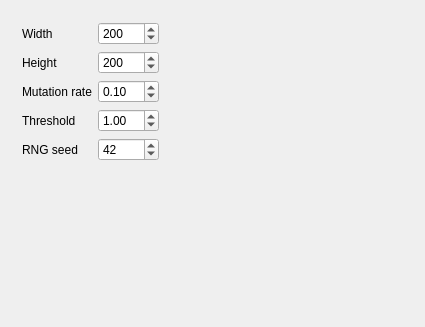
<?xml version="1.0" encoding="UTF-8"?>
<ui version="4.0">
 <class>QtSpeciesOfTheRingsMainDialog</class>
 <widget class="QDialog" name="QtSpeciesOfTheRingsMainDialog">
  <property name="geometry">
   <rect>
    <x>0</x>
    <y>0</y>
    <width>425</width>
    <height>327</height>
   </rect>
  </property>
  <property name="windowTitle">
   <string>Species Of The Rings</string>
  </property>
  <layout class="QHBoxLayout" name="horizontalLayout">
   <item>
    <widget class="QWidget" name="widget" native="true">
     <property name="sizePolicy">
      <sizepolicy hsizetype="Preferred" vsizetype="Preferred">
       <horstretch>1</horstretch>
       <verstretch>0</verstretch>
      </sizepolicy>
     </property>
     <layout class="QGridLayout" name="gridLayout">
      <item row="2" column="1">
       <widget class="QDoubleSpinBox" name="box_mutation_rate">
        <property name="singleStep">
         <double>0.100000000000000</double>
        </property>
        <property name="value">
         <double>0.100000000000000</double>
        </property>
       </widget>
      </item>
      <item row="2" column="0">
       <widget class="QLabel" name="label_mutation_rate">
        <property name="text">
         <string>Mutation rate</string>
        </property>
       </widget>
      </item>
      <item row="4" column="0">
       <widget class="QLabel" name="label_rng_seed">
        <property name="text">
         <string>RNG seed</string>
        </property>
       </widget>
      </item>
      <item row="1" column="0">
       <widget class="QLabel" name="label_height">
        <property name="text">
         <string>Height</string>
        </property>
       </widget>
      </item>
      <item row="3" column="1">
       <widget class="QDoubleSpinBox" name="box_threshold">
        <property name="value">
         <double>1.000000000000000</double>
        </property>
       </widget>
      </item>
      <item row="4" column="1">
       <widget class="QSpinBox" name="box_rng_seed">
        <property name="maximum">
         <number>10000</number>
        </property>
        <property name="value">
         <number>42</number>
        </property>
       </widget>
      </item>
      <item row="3" column="0">
       <widget class="QLabel" name="label_threshold">
        <property name="text">
         <string>Threshold</string>
        </property>
       </widget>
      </item>
      <item row="5" column="0">
       <spacer name="verticalSpacer">
        <property name="orientation">
         <enum>Qt::Vertical</enum>
        </property>
        <property name="sizeHint" stdset="0">
         <size>
          <width>20</width>
          <height>40</height>
         </size>
        </property>
       </spacer>
      </item>
      <item row="0" column="0">
       <widget class="QLabel" name="label_width">
        <property name="text">
         <string>Width</string>
        </property>
       </widget>
      </item>
      <item row="0" column="1">
       <widget class="QSpinBox" name="box_width">
        <property name="minimum">
         <number>1</number>
        </property>
        <property name="maximum">
         <number>1000</number>
        </property>
        <property name="value">
         <number>200</number>
        </property>
       </widget>
      </item>
      <item row="1" column="1">
       <widget class="QSpinBox" name="box_height">
        <property name="minimum">
         <number>1</number>
        </property>
        <property name="maximum">
         <number>1000</number>
        </property>
        <property name="value">
         <number>200</number>
        </property>
       </widget>
      </item>
     </layout>
    </widget>
   </item>
   <item>
    <widget class="QWidget" name="widget_right" native="true">
     <property name="sizePolicy">
      <sizepolicy hsizetype="Preferred" vsizetype="Preferred">
       <horstretch>10</horstretch>
       <verstretch>0</verstretch>
      </sizepolicy>
     </property>
    </widget>
   </item>
  </layout>
 </widget>
 <layoutdefault spacing="6" margin="11"/>
 <resources/>
 <connections/>
</ui>
